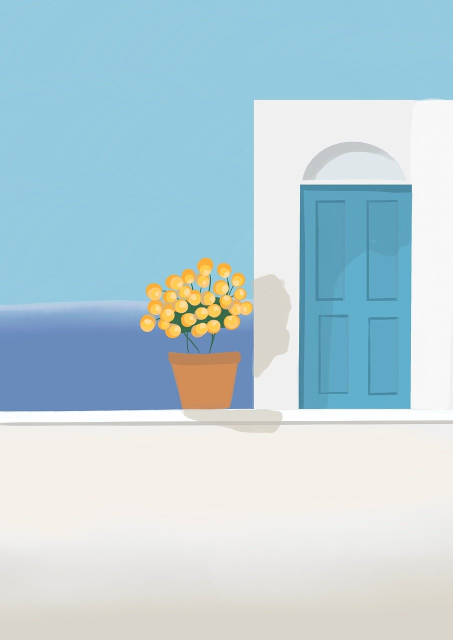
#> input picture Classroom Activities/Day 7- Computer Vision/plant.png, 905 x 1280 px (shown at 1/2 size)
$ python ac2.py
#> lines starting #> are read from the running program, lines starting #| are printed output that depends on the picture
import cv2

image = cv2.imread('plant.png')
#> image is the input picture: shape (1280, 905, 3); mean B, G, R 217, 208.8, 184.8

gray_image = cv2.cvtColor(image, cv2.COLOR_BGR2GRAY)
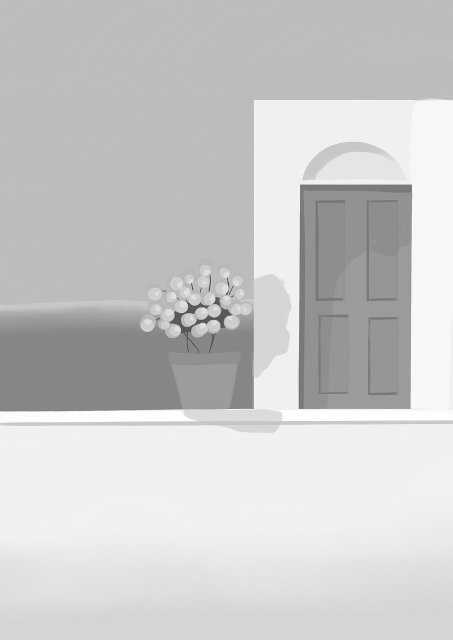
#> gray_image: shape (1280, 905) (shown at 1/2 size); min 50, max 255, mean 202.6

resized_image = cv2.resize(gray_image, (224, 224))
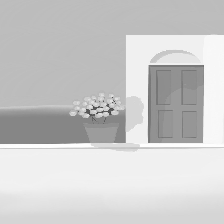
#> resized_image: shape (224, 224); min 70, max 255, mean 202.5

cv2.imshow('Processed Image: ', resized_image)

key = cv2.waitKey(0)
#> (key Esc is pressed here)

if key == ord('s'):
    cv2.imwrite('gray.jpg', resized_image)
    print("Image Saved")
else:
    print("Image Not Saved")
    cv2.destroyAllWindows()

    print(f"Processed Image Dimensions: {resized_image.shape}")
#| Processed Image Dimensions: (224, 224)
